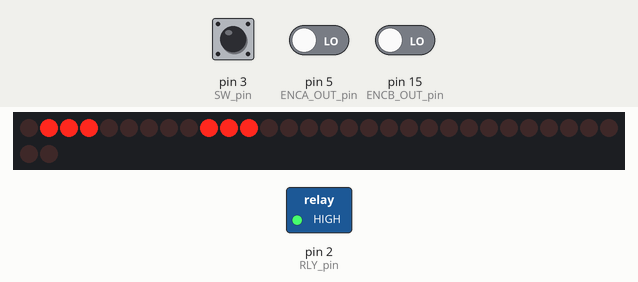
A sketch run on a simulated Arduino Uno, built with avr-gcc and run on an emulated ATmega328P. Shown: 32 shift-register outputs drawn as a row of LEDs (first output left, lit = HIGH), switched loads named in the sketch (green lamp = pin HIGH). Wiring (inferred from the names in the program): 4 × shift register (74HC595): data pin 11; shift clock pin 13; latch pin 10; MR pin 17. Wiring (inferred from the signals the program sends): row of LEDs: on Q0, Q1, Q2, Q3, Q4, Q5, Q6, Q7, Q8, Q9, Q10, Q11, Q12, Q13, Q14, Q15, Q16, Q17, Q18, Q19, Q20, Q21, Q22, Q23, Q24, Q25, Q26, Q27, Q28, Q29, Q30, Q31. The test bench sets the inputs (shaded band); at power-on: pin 3 (SW_pin) LOW, pin 5 (ENCA_OUT_pin) LOW, pin 15 (ENCB_OUT_pin) LOW. Pins used as bus, display or sensor lines are not drawn.

Above: at 2.8 s.
2.9 s: pin 3 (SW_pin) pulled HIGH for 1.2 s
At 5.1 s:
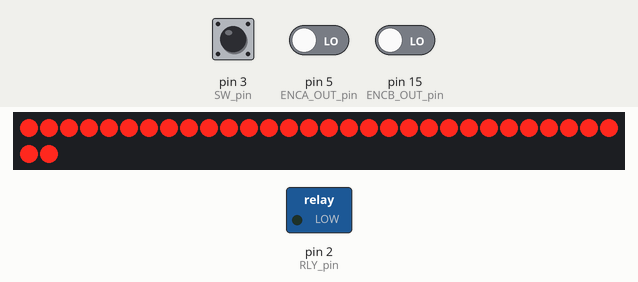
5.6 s: pin 3 (SW_pin) pulled HIGH for 1.2 s
At 6.81 s:
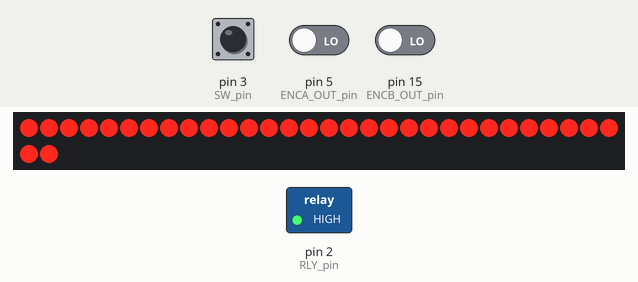
8.3 s: pin 3 (SW_pin) pulled HIGH for 3.2 s
At 11.51 s:
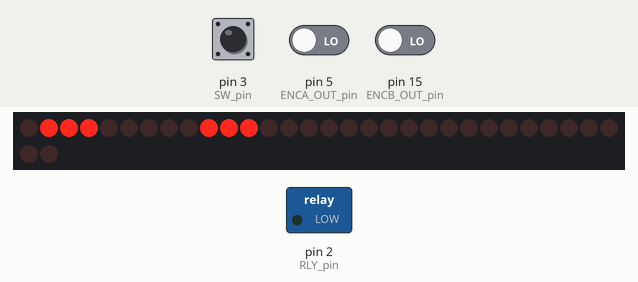
Timing chart, 0 to 13.0 s (numbered marks = the images above; inputs shaded):
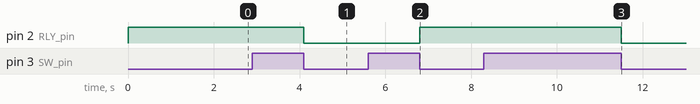

The sketch:

MikroE_Rotary_and_Matrix_Click_Timer.ino
```cpp
#define RLY_pin            2
#define SW_pin             3
#define ENCA_OUT_pin       5
#define ENCB_OUT_pin      15
#define R_RST_pin          6
#define R_CLK_pin         14
#define MR_pin            17
#define SCK_pin           13
#define SDO_pin           12
#define SDI_pin           11
#define LATCH_M_pin       10
#define LATCH_R_pin        9


const unsigned int m_LEDs[17] = {0x0000, 0x0001, 0x0002, 0x0004, 0x0008, 0x0010, 0x0020, 0x0040, 0x0080, 0x0100, 0x0200, 0x0400, 0x0800, 0x1000, 0x2000, 0x4000, 0x8000};

const unsigned char numbers[70] =
{
  0x0E, 0x0A, 0x0A, 0x0A, 0x0E, 0x00, 0x00,   //0
  0x06, 0x04, 0x04, 0x04, 0x0E, 0x00, 0x00,   //1
  0x0E, 0x08, 0x0E, 0x02, 0x0E, 0x00, 0x00,   //2
  0x0E, 0x08, 0x0C, 0x08, 0x0E, 0x00, 0x00,   //3
  0x0A, 0x0A, 0x0E, 0x08, 0x08, 0x00, 0x00,   //4
  0x0E, 0x02, 0x0E, 0x08, 0x0E, 0x00, 0x00,   //5
  0x0E, 0x02, 0x0E, 0x0A, 0x0E, 0x00, 0x00,   //6
  0x0E, 0x08, 0x08, 0x08, 0x08, 0x00, 0x00,   //7
  0x0E, 0x0A, 0x0E, 0x0A, 0x0E, 0x00, 0x00,   //8
  0x0E, 0x0A, 0x0E, 0x08, 0x0E, 0x00, 0x00    //9
};

unsigned char display_buffer[14];


unsigned char n = 0;
signed char m = 0;
signed char s = 0;

boolean invert = false;
boolean set_time = false;
boolean select_display = false;


ISR(TIMER1_OVF_vect)
{
    TCNT1H = 0xFF;
    TCNT1L = 0x00;

    write_bytes_74HC595(display_buffer[n], display_buffer[n + 7]);
    update_matrix_display();
    digitalWrite(R_CLK_pin, LOW);
    digitalWrite(R_CLK_pin, HIGH);

    write_word_74HC595(m_LEDs[m]);
    update_encoder_display();

    n++;
    if(n > 6)
    {
        n = 0;
        digitalWrite(R_RST_pin, HIGH);
        digitalWrite(R_RST_pin, LOW);
    }
}


void setup()
{
    noInterrupts();

    pinMode(SW_pin, INPUT);
    pinMode(ENCA_OUT_pin, INPUT);
    pinMode(ENCB_OUT_pin, INPUT);
    pinMode(RLY_pin, OUTPUT);
    pinMode(MR_pin, OUTPUT);
    pinMode(SCK_pin, OUTPUT);
    pinMode(SDI_pin, OUTPUT);
    pinMode(LATCH_M_pin, OUTPUT);
    pinMode(LATCH_R_pin, OUTPUT);
    pinMode(R_RST_pin, OUTPUT);
    pinMode(R_CLK_pin, OUTPUT);
    pinMode(SDO_pin, INPUT_PULLUP);

    digitalWrite(MR_pin, HIGH);
    digitalWrite(RLY_pin, LOW);
    digitalWrite(SCK_pin, LOW);
    digitalWrite(SDI_pin, LOW);
    digitalWrite(R_RST_pin, LOW);
    digitalWrite(R_CLK_pin, LOW);
    digitalWrite(LATCH_M_pin, LOW);
    digitalWrite(LATCH_R_pin, LOW);

    TCCR1A = 0x00;
    TCCR1B = 0x03;
    TCNT1H = 0xFF;
    TCNT1L = 0x00;
    TIMSK1 = 0x01;

    interrupts();
    clear_buffer();
}

void loop()
{
    make_number(s);

    if(digitalRead(SW_pin) == HIGH)
    {
        while(digitalRead(SW_pin) == HIGH);

        set_time ^= true;
        invert ^= true;
    }

    switch(set_time)
    {
        case 1:
        {
            s = get_encoder(0, 59);
            digitalWrite(RLY_pin, LOW);
            break;
        }

        default:
        {
            s--;

            if(s < 0)
            {
                if(m > 0)
                {
                  m--;
                  s = 59;
                }

                else
                {
                  s = 0;
                  m = 0;
                  digitalWrite(RLY_pin, HIGH);
                }
            }

            delay(1000);
            break;
        }
    }
}


void clear_buffer()
{
    signed char pos = 0x0D;
    unsigned char value = 0x00;

    if(invert != false)
    {
        value = 0xFF;
    }

    else
    {
        value = 0x00;
    }

    while(pos > -1)
    {
        display_buffer[pos]= value;
        pos--;
    }
}


void write_74HC595(unsigned char value)
{
    unsigned char clk = 0x08;

    while(clk > 0)
    {
        digitalWrite(SCK_pin, LOW);

        if((value & 0x80) != 0x00)
        {
            digitalWrite(SDI_pin, HIGH);
        }
        else
        {
            digitalWrite(SDI_pin, LOW);
        }

        digitalWrite(SCK_pin, HIGH);
        value <<= 1;

        clk--;
    }
}


void update_matrix_display()
{
    digitalWrite(LATCH_M_pin, HIGH);
    digitalWrite(LATCH_M_pin, LOW);
}


void update_encoder_display()
{
    digitalWrite(LATCH_R_pin, HIGH);
    digitalWrite(LATCH_R_pin, LOW);
}


void write_bytes_74HC595(unsigned char hb, unsigned char lb)
{
    if(invert != false)
    {
        hb = ~hb;
        lb = ~lb;
    }

    write_74HC595(lb);
    write_74HC595(hb);
}


void write_word_74HC595(unsigned int value)
{
    unsigned char hb = 0;
    unsigned char lb = 0;

    lb = (value & 0x00FF);
    hb = ((value & 0xFF00)>> 8);

    write_bytes_74HC595(lb, hb);
}


void make_number(unsigned char value)
{
    signed char c = 0x06;
    unsigned char ch1 = 0x00;
    unsigned char ch2 = 0x00;

    unsigned int ch_temp = 0x0000;

    clear_buffer();

    ch1 = (value / 10);
    ch2 = (value % 10);

    while(c >= 0)
    {
        display_buffer[c] = (numbers[(ch1 * 0x07) + c]);
        display_buffer[c + 0x07] = (numbers[(ch2 * 0x07) + c]);
        c--;
    }
}


unsigned char get_encoder(signed char min_value, unsigned char max_value)
{
     static signed char i;

     static boolean ENCA;
     static boolean ENCB;

     if((ENCA != digitalRead(ENCA_OUT_pin)) || (ENCB != digitalRead(ENCB_OUT_pin)))
     {
        if((ENCB | (digitalRead(ENCA_OUT_pin)) == HIGH))
        {
            i++;
        }

        if((ENCA | (digitalRead(ENCB_OUT_pin)) == HIGH))
        {
            i--;
        }

        ENCA = digitalRead(ENCA_OUT_pin);
        ENCB = digitalRead(ENCB_OUT_pin);
     }

     if(i > max_value)
     {
          i = min_value;
          m++;

          if(m > 16)
          {
            m = 16;
          }
     }
     if(i < min_value)
     {
          i = max_value;
          m--;

          if(m <= 0)
          {
            m = 0;
          }
     }

     return ((unsigned char)i);
}
```

Measured:
- after the input at 2.9 s, pin 2 (RLY_pin): HIGH → LOW after 1.2 s
- after the input at 5.6 s, pin 2 (RLY_pin): LOW → HIGH after 1.2 s
- after the input at 8.3 s, pin 2 (RLY_pin): HIGH → LOW after 3.2 s
